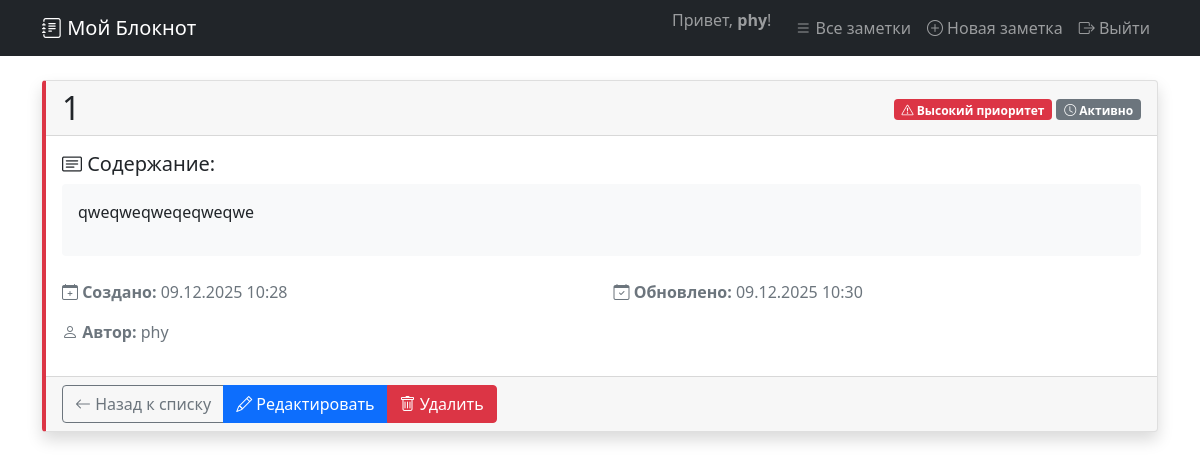
The page /notes/note/4/ (signed in) on the database its author committed.
### notes/models.py (models this page shows, shortened)
class Note(models.Model):
    PRIORITY_CHOICES = [
        ('low', 'Низкий'),
        ('medium', 'Средний'),
        ('high', 'Высокий'),
    ]
    title = models.CharField(max_length=200, verbose_name="Заголовок")
    content = models.TextField(verbose_name="Содержание")
    created_at = models.DateTimeField(auto_now_add=True, verbose_name="Дата создания")
    updated_at = models.DateTimeField(auto_now=True, verbose_name="Дата обновления")
    priority = models.CharField(
        max_length=10,
        choices=PRIORITY_CHOICES,
        default='medium',
        verbose_name="Приоритет"
    )
    is_completed = models.BooleanField(default=False, verbose_name="Выполнено")
    author = models.ForeignKey(User, on_delete=models.CASCADE, verbose_name="Автор")
    class Meta:
        verbose_name = "Заметка"
        verbose_name_plural = "Заметки"
        ordering = ['-created_at']
        permissions = [
            ("can_view_note", "Может просматривать заметки"),
            ("can_add_note", "Может добавлять заметки"),
            ("can_change_note", "Может изменять заметки"),
            ("can_delete_note", "Может удалять заметки"),
            ("can_search_note", "Может искать заметки"),
        ]

### notes/views.py (the view)
# urls.py: path('note/<int:pk>/', views.NoteDetailView.as_view(), name='note_detail'),
class NoteDetailView(LoginRequiredMixin, PermissionRequiredMixin, DetailView):
    model = Note
    template_name = 'notes/note_detail.html'
    context_object_name = 'note'
    permission_required = 'notes.can_view_note'
    def get_queryset(self):
        return Note.objects.filter(author=self.request.user)

### templates/notes/note_detail.html (shortened to what this page needs)
{% extends 'base.html' %}
{% block content %}
<div class="card shadow {% if note.is_completed %}completed{% endif %} priority-{{ note.priority }}">
    <div class="card-header d-flex justify-content-between align-items-center">
        <h2 class="mb-0">
            {{ note.title }}
        </h2>
        <div>
            {% if note.priority == 'high' %}
                <span class="badge bg-danger"><i class="bi bi-exclamation-triangle"></i> Высокий приоритет</span>
            {% elif note.priority == 'medium' %}
                <span class="badge bg-warning text-dark"><i class="bi bi-exclamation-circle"></i> Средний приоритет</span>
            {% else %}
                <span class="badge bg-success"><i class="bi bi-check-circle"></i> Низкий приоритет</span>
            {% endif %}
            {% if note.is_completed %}
                <span class="badge bg-success"><i class="bi bi-check2-all"></i> Выполнено</span>
            {% else %}
                <span class="badge bg-secondary"><i class="bi bi-clock"></i> Активно</span>
            {% endif %}
        </div>
    </div>
    <div class="card-body">
        <div class="mb-4">
            <h5><i class="bi bi-card-text"></i> Содержание:</h5>
            <div class="card-text p-3 bg-light rounded">
                {{ note.content|linebreaks }}
            </div>
        </div>
        <div class="row text-muted">
            <div class="col-md-6">
                <p><i class="bi bi-calendar-plus"></i> <strong>Создано:</strong> {{ note.created_at|date:"d.m.Y H:i" }}</p>
            </div>
            <div class="col-md-6">
                <p><i class="bi bi-calendar-check"></i> <strong>Обновлено:</strong> {{ note.updated_at|date:"d.m.Y H:i" }}</p>
            </div>
            <div class="col-12">
                <p><i class="bi bi-person"></i> <strong>Автор:</strong> {{ note.author.username }}</p>
            </div>
        </div>
    </div>
    <div class="card-footer">
        <div class="btn-group">
            <a href="{% url 'note_list' %}" class="btn btn-outline-secondary">
                <i class="bi bi-arrow-left"></i> Назад к списку
            </a>
            {% if perms.notes.can_change_note %}
            <a href="{% url 'note_update' note.pk %}" class="btn btn-primary">
                <i class="bi bi-pencil"></i> Редактировать
            </a>
            {% endif %}
            {% if perms.notes.can_delete_note %}
            <a href="{% url 'note_delete' note.pk %}" class="btn btn-danger">
                <i class="bi bi-trash"></i> Удалить
            </a>
            {% endif %}
        </div>
    </div>
</div>
{% endblock %}

### templates/includes/navbar.html (shortened to what this page needs)
<nav class="navbar navbar-expand-lg navbar-dark bg-dark">
    <div class="container">
        <a class="navbar-brand" href="{% url 'note_list' %}">
            <i class="bi bi-journal-text"></i> Мой Блокнот
        </a>
        <div class="collapse navbar-collapse" id="navbarNav">
            <ul class="navbar-nav ms-auto">
                {% if user.is_authenticated %}
                    <li class="nav-item">
                        <span class="navbar-text me-3">
                            Привет, <strong>{{ user.username }}</strong>!
                        </span>
                    </li>
                    <li class="nav-item">
                        <a class="nav-link" href="{% url 'note_list' %}">
                            <i class="bi bi-list"></i> Все заметки
                        </a>
                    </li>
                    {% if perms.notes.can_add_note %}
                    <li class="nav-item">
                        <a class="nav-link" href="{% url 'note_create' %}">
                            <i class="bi bi-plus-circle"></i> Новая заметка
                        </a>
                    </li>
                    {% endif %}
                    <li class="nav-item">
                        <form method="post" action="{% url 'logout' %}" class="d-inline">
                            <button type="submit" class="nav-link btn btn-link" style="border: none; background: none;">
                                <i class="bi bi-box-arrow-right"></i> Выйти
                            </button>
                        </form>
                    </li>
                {% else %}
                    <li class="nav-item">
                        <a class="nav-link" href="{% url 'login' %}">
                            <i class="bi bi-box-arrow-in-right"></i> Войти
                        </a>
                    </li>
                {% endif %}
            </ul>
        </div>
    </div>
</nav>
<link rel="stylesheet" href="https://cdn.jsdelivr.net/npm/bootstrap-icons@1.8.1/font/bootstrap-icons.css">

### templates/base.html (style rules this page uses)
.priority-high { border-left: 4px solid #dc3545; }

### rows shown on the page
Note: title "1", content "qweqweqweqeqweqwe", created_at "09.12.2025 10:28", updated_at "09.12.2025 10:30", author.username "phy"

### other values the page prints
{{ user.username }} "phy"
